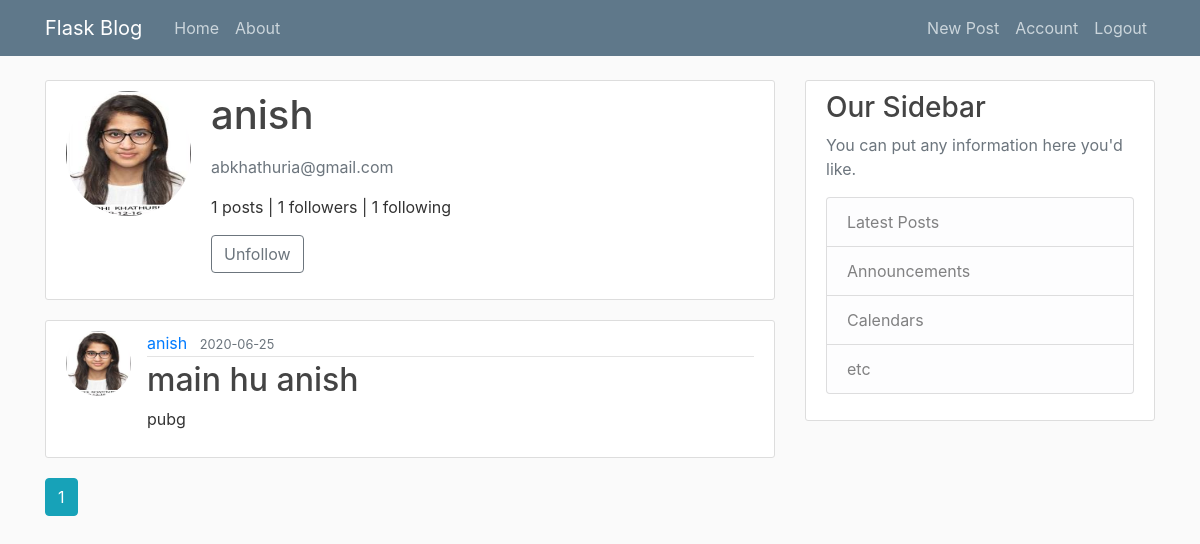
/user/anish (signed in), run on the app's committed database.
### flaskblog/models.py (models this page shows, shortened)
class User(db.Model, UserMixin):
    id = db.Column(db.Integer, primary_key=True)
    username = db.Column(db.String(20), unique=True, nullable=False)
    email = db.Column(db.String(120), unique=True, nullable=False)
    image_file = db.Column(db.String(20), nullable=False, default='default.jpg')
    password = db.Column(db.String(60), nullable=False)
    posts = db.relationship('Post', backref='author', lazy=True)
    followed = db.relationship(
        'User', secondary=followers,
        primaryjoin=(followers.c.follower_id == id),
        secondaryjoin=(followers.c.followed_id == id),
        backref=db.backref('followers', lazy='dynamic'), lazy='dynamic')
    def is_following(self, user):
        return self.followed.filter(
            followers.c.followed_id == user.id).count() > 0

class Post(db.Model):
    id = db.Column(db.Integer, primary_key=True)
    title = db.Column(db.String(100), nullable=False)
    date_posted = db.Column(db.DateTime, nullable=False, default=datetime.utcnow)
    content = db.Column(db.Text, nullable=False)
    user_id = db.Column(db.Integer, db.ForeignKey('user.id'), nullable=False)

### flaskblog/users/routes.py (the view)
@users.route("/user/<string:username>")
def user_posts(username):
    form = EmptyForm()
    page = request.args.get('page', 1, type=int)
    user = User.query.filter_by(username=username).first_or_404()
    posts = Post.query.filter_by(author=user)\
        .order_by(Post.date_posted.desc())\
        .paginate(page=page, per_page=5)
    return render_template('user_posts.html', posts=posts, user=user, form=form)

### flaskblog/users/forms.py
class EmptyForm(FlaskForm):
    submit = SubmitField('Submit')

### flaskblog/models.py (called while the page is built)
@login_manager.user_loader
def load_user(user_id):
    return User.query.get(int(user_id))

### flaskblog/templates/user_posts.html (shortened to what this page needs)
{% extends "layout.html" %}
{% block content %}
<div class="content-section">
  <div class="media">
        <img class="rounded-circle account-img" src="{{ url_for('static', filename='profile_pics/' + user.image_file) }}">
        <div class="media-body">
          <h2 class="account-heading mb-3">{{ user.username }}</h2>
          <p class="text-secondary">{{ user.email }}</p>
          <p>{{ posts.total }} posts    |    {{ user.followers.count() }} followers    |    {{ user.followed.count() }} following</p>
          {% if user == current_user %}
            <p><a href="{{ url_for('users.account') }}">Edit your profile</a></p>
          {% else %}
            <p>
                <form action="{{ url_for('users.unfollow', username=user.username) }}" method="post">
                    {{ form.submit(value='Unfollow', class = "btn btn-outline-secondary") }}
                </form>
            </p>
          {% endif %}
        </div>
      </div>
    </div>
    {% for post in posts.items %}
        <article class="media content-section">
          <img class="rounded-circle article-img" src="{{ url_for('static', filename='profile_pics/' + post.author.image_file) }}">
          <div class="media-body">
            <div class="article-metadata">
              <a class="mr-2" href="{{ url_for('users.user_posts', username=post.author.username) }}">{{ post.author.username }}</a>
              <small class="text-muted">{{ post.date_posted.strftime('%Y-%m-%d') }}</small>
            </div>
            <h2><a class="article-title" href="{{ url_for('posts.post', post_id=post.id) }}">{{ post.title }}</a></h2>
            <p class="article-content">{{ post.content }}</p>
          </div>
        </article>
    {% endfor %}
    {% for page_num in posts.iter_pages(left_edge=1, right_edge=1, left_current=1, right_current=2) %}
      {% if page_num %}
        {% if posts.page == page_num %}
          <a class="btn btn-info mb-4" href="{{ url_for('users.user_posts', username=user.username, page=page_num) }}">{{ page_num }}</a>
        {% else %}
          <a class="btn btn-outline-info mb-4" href="{{ url_for('users.user_posts', username=user.username, page=page_num) }}">{{ page_num }}</a>
        {% endif %}
      {% else %}
        ...
      {% endif %}
    {% endfor %}
{% endblock content %}

### flaskblog/static/main.css (style rules this page uses)
body { background: #fafafa; color: #333333; margin-top: 5rem; }
h1, h2, h3, h4, h5, h6 { color: #444444; }
.content-section { background: #ffffff; padding: 10px 20px; border: 1px solid #dddddd; border-radius: 3px; margin-bottom: 20px; }
.article-title { color: #444444; }
.article-content { white-space: pre-line; }
.article-img { height: 65px; width: 65px; margin-right: 16px; }
.article-metadata { padding-bottom: 1px; margin-bottom: 4px; border-bottom: 1px solid #e3e3e3 }
.account-img { height: 125px; width: 125px; margin-right: 20px; margin-bottom: 16px; }
.account-heading { font-size: 2.5rem; }

### data on the page
User: image_file (picture), username "anish", email "abkhathuria@gmail.com"
Post: image_file (picture), author.username "anish", date_posted "2020-06-25", title "main hu anish", content "pubg"

### other printed values
{{ posts.total }} "1"
{{ user.followers.count() }} "1"
{{ user.followed.count() }} "1"
{{ page_num }} "1"
